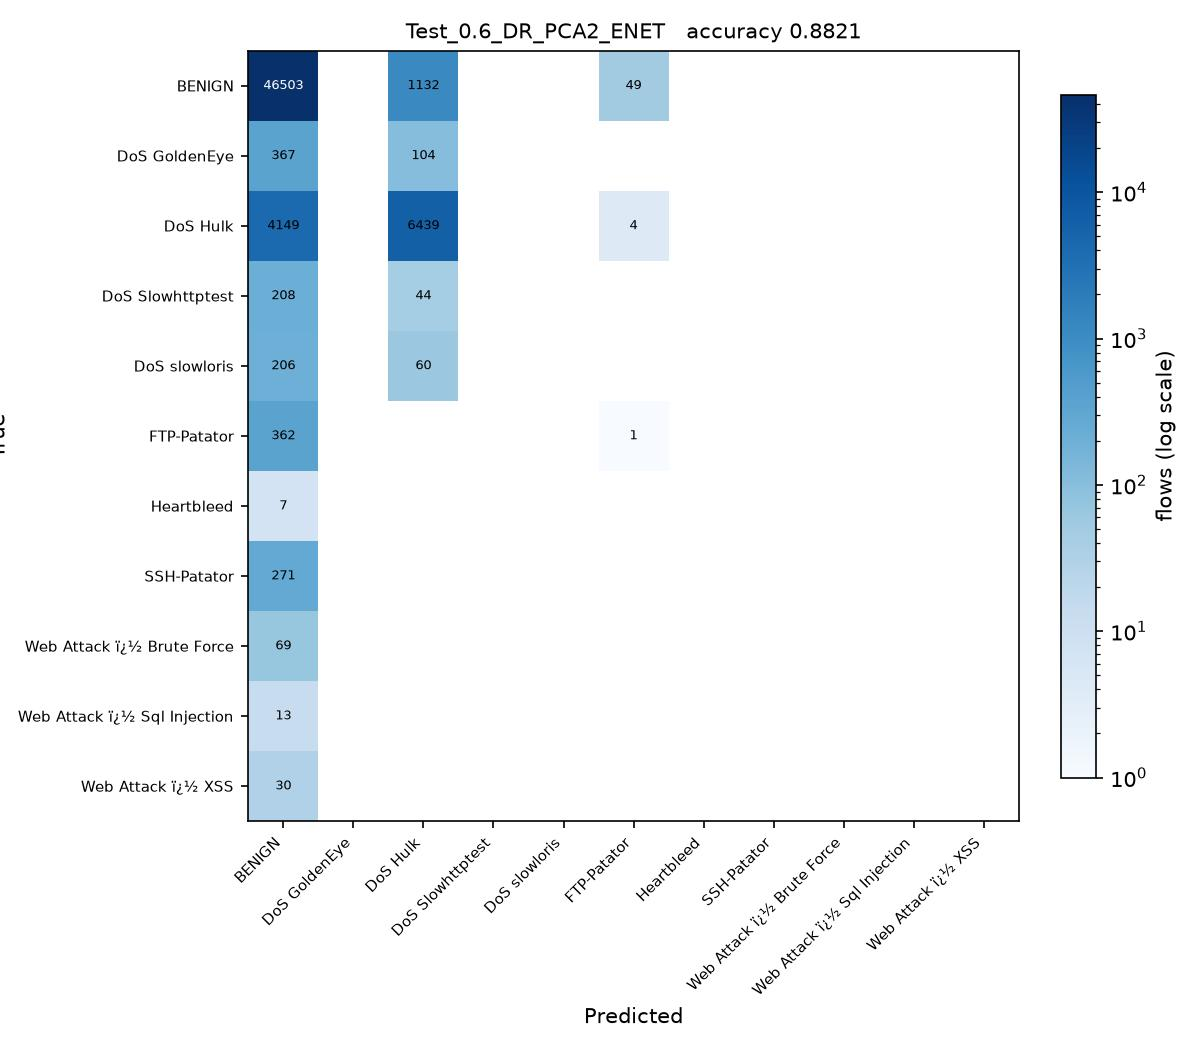

Recreate this plot in Python.
# Test_0.6_DR_PCA2_ENET.py
#
# Test size 0.6  |  PCA, 2 components  |  Elastic Net -> SGDClassifier(penalty='elasticnet') (sheet #5)
#
# This is SGDC_60_40.py with the changes marked CHANGE below and nothing else.
#
# Sheet entry 5 is ElasticNet(alpha=0.1, l1_ratio=0.5), a regressor. The
# elasticnet penalty and l1_ratio=0.5 are carried over exactly; alpha is left
# at the SGDClassifier default for the same reason as entry 4.

import os
from pathlib import Path

# CHANGE 1: run from the project folder, so the CSV names below resolve, and
# read them as latin-1. The Web Attack labels contain byte 0x96, which the
# default utf-8 decoder rejects with UnicodeDecodeError.
os.chdir(Path(__file__).resolve().parent.parent)
import numpy as np
import pandas as pd

df1 = pd.read_csv(r'C:\Users\Karthika\OneDrive\Desktop\ACN_PCA_75_Runs\Scripts\Tuesday-WorkingHours.pcap_ISCX (1).csv', low_memory=True, encoding='latin-1')
df2 = pd.read_csv(r'C:\Users\Karthika\OneDrive\Desktop\ACN_PCA_75_Runs\Scripts\Wednesday-workingHours.pcap_ISCX.csv', low_memory=True, encoding='latin-1')
df3 = pd.read_csv(r'C:\Users\Karthika\OneDrive\Desktop\ACN_PCA_75_Runs\Scripts\Thursday-WorkingHours-Morning-WebAttacks.pcap_ISCX.csv', low_memory=True, encoding='latin-1')

dataset = pd.concat([df1, df2, df3], ignore_index=True)

dataset.columns = dataset.columns.str.strip()

# CHANGE 2: a stratified sample of 100000 flows, the same for every run.
# The full three captures hold about 1.3 million flows, which makes 75 runs
# impractical. At least 50 flows of every class are kept.
label = dataset.columns[-1]
dataset = pd.concat(
    [g.sample(n=min(len(g), max(50, round(100000 * len(g) / len(dataset)))), random_state=0)
     for _, g in dataset.groupby(label)],
    ignore_index=True
)

X = dataset.iloc[:, :-1]
y = dataset.iloc[:, -1]

X = X.apply(pd.to_numeric, errors='coerce')

X.replace([np.inf, -np.inf], np.nan, inplace=True)

from sklearn.impute import SimpleImputer

imputer = SimpleImputer(missing_values=np.nan, strategy='mean')
X = imputer.fit_transform(X)

from sklearn.preprocessing import LabelEncoder

labelencoder_y = LabelEncoder()
y = labelencoder_y.fit_transform(y)

from sklearn.model_selection import train_test_split

X_train, X_test, y_train, y_test = train_test_split(
    X,
    y,
    test_size=0.6,   # CHANGE 3: test size
    random_state=0,
    stratify=y
)

# CHANGE 4: PCA, from PCA_LDA_KErnel_PCA_CODE.pdf (fitted on training data only).
# PCA follows the directions of largest variance, so the features have to be on
# a common scale first, otherwise the components just track whichever column has
# the biggest units. The scaler is fitted on the training split only.
from sklearn.preprocessing import StandardScaler
from sklearn.decomposition import PCA

scaler = StandardScaler()
X_train = scaler.fit_transform(X_train)
X_test = scaler.transform(X_test)

pca = PCA(n_components=2)
X_train = pca.fit_transform(X_train)          # no labels: PCA is unsupervised
X_test = pca.transform(X_test)
print("\nVariance explained by 2 components : {:.4f}".format(pca.explained_variance_ratio_.sum()))

# CHANGE 5: Elastic Net -> SGDClassifier(penalty='elasticnet') (sheet #5) in place of SGDClassifier
from sklearn.linear_model import SGDClassifier

classifier = SGDClassifier(
    loss='hinge',
    penalty='elasticnet',
    l1_ratio=0.5,
    alpha=0.0001,
    max_iter=1000,
    tol=1e-3,
    random_state=0
)

classifier.fit(X_train, y_train)

y_pred = classifier.predict(X_test) 

from sklearn.metrics import confusion_matrix
from sklearn.metrics import accuracy_score
from sklearn.metrics import precision_score
from sklearn.metrics import recall_score
from sklearn.metrics import f1_score
from sklearn.metrics import classification_report

cm = confusion_matrix(y_test, y_pred)

print("Confusion Matrix:\n")
print(cm)

print("\nAccuracy : {:.4f}".format(accuracy_score(y_test, y_pred)))
print("\nPrecision : {:.4f}".format(precision_score(y_test, y_pred, average='weighted')))
print("\nRecall : {:.4f}".format(recall_score(y_test, y_pred, average='weighted')))
print("\nF1 Score : {:.4f}".format(f1_score(y_test, y_pred, average='weighted')))

print("\nClassification Report:\n")
print(classification_report(y_test, y_pred))
# CHANGE 6: save the confusion matrix as Test_0.6_DR_PCA2_ENET.jpg and record the result
import matplotlib
matplotlib.use('Agg')
import matplotlib.pyplot as plt
from matplotlib.colors import LogNorm

here = Path(__file__).resolve().parent
names = [str(c) for c in labelencoder_y.classes_]
fig, ax = plt.subplots(figsize=(8, 7))
im = ax.imshow(cm, cmap='Blues', norm=LogNorm(vmin=1))
ax.set_xticks(range(len(names)), names, rotation=45, ha='right', fontsize=7)
ax.set_yticks(range(len(names)), names, fontsize=7)
ax.set_xlabel('Predicted')
ax.set_ylabel('True')
ax.set_title('Test_0.6_DR_PCA2_ENET   accuracy {:.4f}'.format(accuracy_score(y_test, y_pred)), fontsize=10)
for i in range(cm.shape[0]):
    for j in range(cm.shape[1]):
        if cm[i, j]:
            ax.text(j, i, cm[i, j], ha='center', va='center', fontsize=6,
                    color='white' if cm[i, j] > cm.max() / 3 else 'black')
fig.colorbar(im, ax=ax, fraction=0.04, label='flows (log scale)')
fig.tight_layout()
fig.savefig(here / 'Test_0.6_DR_PCA2_ENET.jpg', dpi=150)
plt.close(fig)

row = pd.DataFrame([{
    'Test': 0.6, 'DR': 'PCA2', 'Clas': 'ENET',
    'Acc': round(accuracy_score(y_test, y_pred), 4),
    'Pre': round(precision_score(y_test, y_pred, average='weighted', zero_division=0), 4),
    'Rec': round(recall_score(y_test, y_pred, average='weighted', zero_division=0), 4),
    'F1': round(f1_score(y_test, y_pred, average='weighted', zero_division=0), 4),
    'script': 'Test_0.6_DR_PCA2_ENET',
}])
out = here.parent / 'results' / '75_runs.csv'
out.parent.mkdir(exist_ok=True)
if out.exists():
    old = pd.read_csv(out)
    row = pd.concat([old[old['script'] != 'Test_0.6_DR_PCA2_ENET'], row], ignore_index=True)
row.to_csv(out, index=False)
